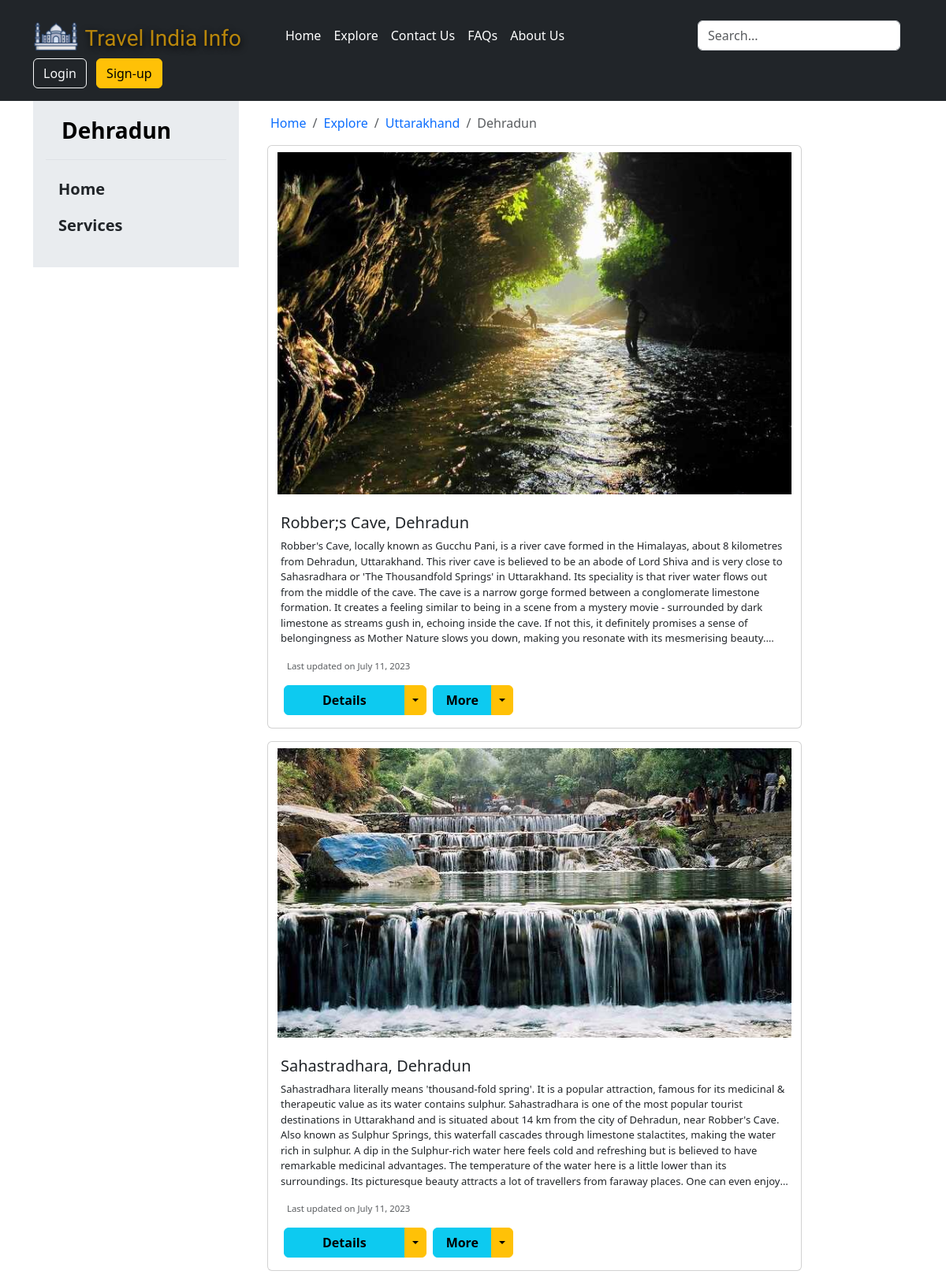
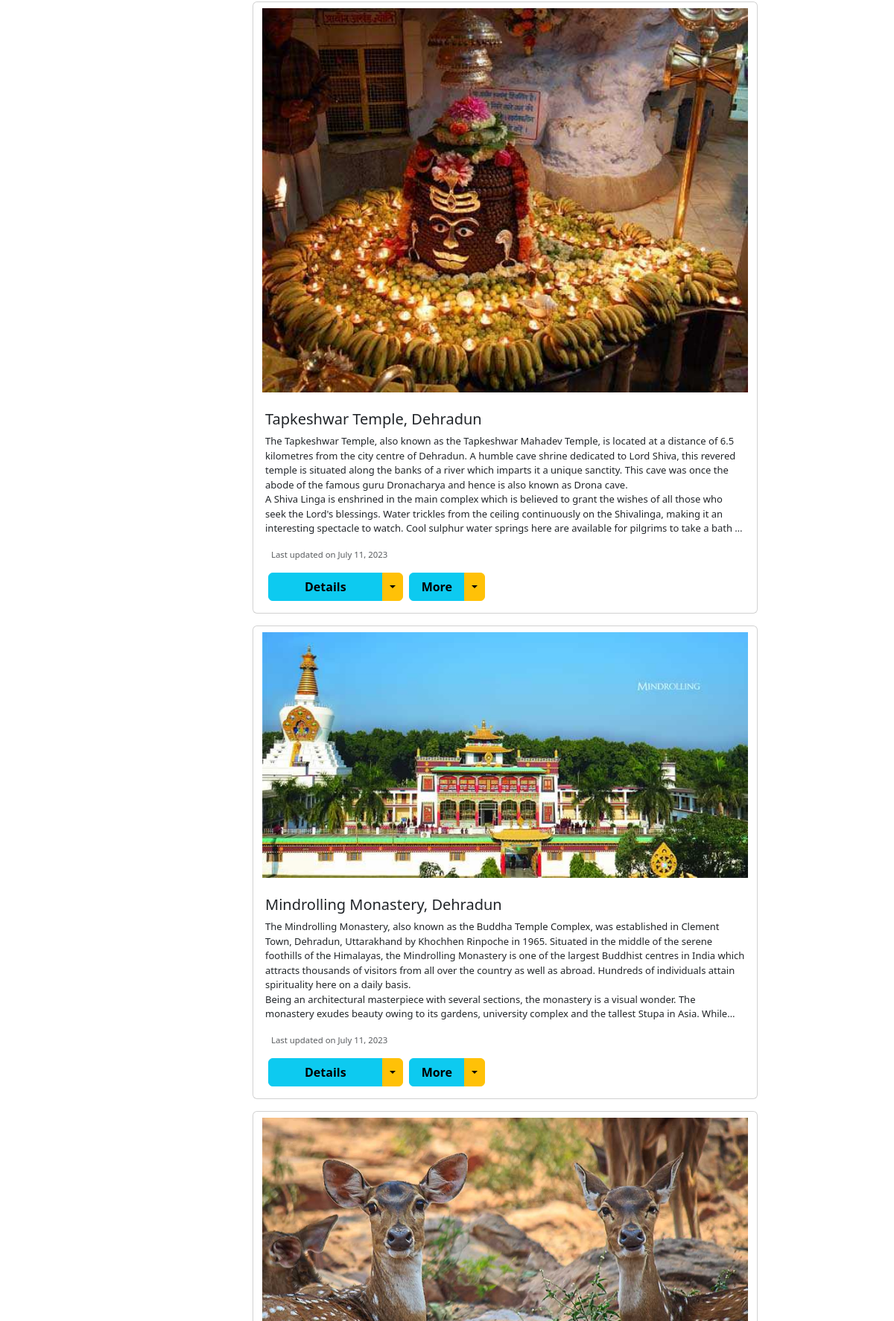
Screenshot of /dehradun/ (upper part) with the database file from the repository (2 pictures, top to bottom).
### Uttarakhand/models.py (models this page shows, shortened)
class Dehradun(models.Model):
    place_id = models.AutoField(primary_key=True)
    Image = models.ImageField(upload_to="Uttarakhand/images", default="")
    Place_name = models.CharField(max_length=70)
    Sub_heading = models.CharField(max_length=300, default="")
    Desc = models.TextField(default="")
    Best_Time = models.CharField(max_length=100, default="")
    Avoid_Time = models.CharField(max_length=100, default="")
    Ideal_Duration = models.CharField(max_length=50, default="")
    Category = models.CharField(max_length=50, default="")
    More = models.TextField(default="")
    Pub_date = models.DateField()

### TIInfo/views.py (the view)
# urls.py: path('dehradun/',views.DEHRADUN,name="dehradun"),
def DEHRADUN(request):
    dehradundata = Dehradun.objects.all()
    data = {'title' : 'Travel India Info | Dehradun',
        "dehradundata" : dehradundata}
    return render(request, "Uttarakhand/DEHRADUN.html" , data)

### templates/Uttarakhand/DEHRADUN.html (shortened to what this page needs)
{% extends 'base.html' %}
{% block section %}
<section>
    <div class="container">
        <div class="row">
            <div class="col-lg-3">
                <div class="p-3 bg-body-secondary">
                    <a href="{% url 'dehradun' %}" class="d-flex align-items-center pb-3 mb-3 link-body-emphasis text-decoration-none border-bottom">
                        <svg class="bi pe-none" width="20" height="24"></svg>
                        <span class="fs-3 fw-semibold">Dehradun<br></span>
                    </a>
                    <ul class="list-unstyled ps-0">
                        <li class="mb-1">
                            <button class="btn btn-toggle d-inline-flex align-items-center rounded border-0 collapsed px-3 fs-5 fw-semibold" data-bs-toggle="collapse" data-bs-target="#home-collapse" aria-expanded="false">
                                Home
                            </button>
                        </li>
                        <li class="mb-1">
                            <button class="btn btn-toggle d-inline-flex align-items-center rounded border-0 collapsed px-3 fs-5 fw-semibold" data-bs-toggle="collapse" data-bs-target="#services-collapse" aria-expanded="false">
                                Services
                            </button>
                        </li>
                    </ul>
                </div>
            </div>
            <div class="col-lg-9">
                <nav aria-label="breadcrumb">
                    <ol class="breadcrumb m-3">
                        <li class="breadcrumb-item"><a href="{% url 'homepage' %}" class="text-decoration-none">Home</a></li>
                        <li class="breadcrumb-item"><a href="{% url 'explore' %}" class="text-decoration-none">Explore</a></li>
                        <li class="breadcrumb-item"><a href="{% url 'uttarakhand' %}" class="text-decoration-none">Uttarakhand</a></li>
                        <li class="breadcrumb-item active" aria-current="page">Dehradun</li>
                    </ol>
                </nav>
                <div class="container">
                    {% for i in dehradundata %}
                    <div class="card mb-3" style="max-width:84%;">
                        <img src="/media/{{i.Image}}" class="card-img-top my-2 container" alt="Image Error" style="max-width:100%;">
                        <div class="card-body">
                            <h5 class="card-title">{{i.Place_name}}</h5>
                            <p class="card-text" style="font-size: 13px;">
                                {{i.Desc | safe}}
                            </p>
                            <p class="mx-2" style="font-size: 13px;">
                                <small class="text-body-secondary">Last updated on {{i.Pub_date}}</small>
                            </p>
                            <div class="d-flex flex-wrap align-items-center">
                                <div class="btn-group mx-1">
                                    <button type="button" class="btn btn-info px-5 fs-6 fw-semibold mb-2 mb-lg-0">Details</button>
                                    <button type="button" class="btn btn-warning dropdown-toggle dropdown-toggle-split mb-2 mb-lg-0" data-bs-toggle="dropdown" aria-expanded="false">
                                    </button>
                                </div>
                                <div class="btn-group mx-1">
                                    <button type="button" class="btn btn-info px-3 fs-6 fw-semibold">More</button>
                                    <button type="button" class="btn btn-warning dropdown-toggle dropdown-toggle-split" data-bs-toggle="dropdown" aria-expanded="false">
                                    </button>
                                </div>
                            </div>
                        </div>
                    </div>
                    {% endfor %}
                </div>
            </div>
        </div>
    </div>
</section>
{% endblock %}

### static/css/TIstyle.css (style rules this page uses)
.card-text { font-size: 13px; max-height: 200px; overflow-x: hidden; overflow-y: scroll hidden; text-overflow: ellipsis; display:-webkit-box; -webkit-line-clamp: 7; -webkit-box-orient: vertical; }

### rows the page displays
Dehradun: Image (picture), Place_name "Robber;s Cave, Dehradun", Desc "Robber's Cave, locally known as Gucchu Pani, is a river cave formed in the Himalayas, about 8 kilometres from Dehradun, Uttarakhand. This river cave is believed to be an abode of Lord Shiva and is very close to Sahasradhara or 'The Thousandfold Springs' in Uttarakhand. Its speciality is that river water flows out from the middle of the cave. The cave is a narrow gorge formed between a conglomerate limestone formation. It creates a feeling similar to being in a scene from a mystery movie - surrounded by dark limestone as streams gush in, echoing inside the cave. If not this, it definitely promises a sense of belongingness as Mother Nature slows you down, making you resonate with its…", Pub_date "July 11, 2023"
Dehradun: Image (picture), Place_name "Sahastradhara, Dehradun", Desc "Sahastradhara literally means 'thousand-fold spring'. It is a popular attraction, famous for its medicinal & therapeutic value as its water contains sulphur. Sahastradhara is one of the most popular tourist destinations in Uttarakhand and is situated about 14 km from the city of Dehradun, near Robber's Cave. Also known as Sulphur Springs, this waterfall cascades through limestone stalactites, making the water rich in sulphur. A dip in the Sulphur-rich water here feels cold and refreshing but is believed to have remarkable medicinal advantages. The temperature of the water here is a little lower than its surroundings. Its picturesque beauty attracts a lot of travellers from faraway places.…", Pub_date "July 11, 2023"
Dehradun: Image (picture), Place_name "Tapkeshwar Temple, Dehradun", Desc "The Tapkeshwar Temple, also known as the Tapkeshwar Mahadev Temple, is located at a distance of 6.5 kilometres from the city centre of Dehradun. A humble cave shrine dedicated to Lord Shiva, this revered temple is situated along the banks of a river which imparts it a unique sanctity. This cave was once the abode of the famous guru Dronacharya and hence is also known as Drona cave. A Shiva Linga is enshrined in the main complex which is believed to grant the wishes of all those who seek the Lord's blessings. Water trickles from the ceiling continuously on the Shivalinga, making it an interesting spectacle to watch. Cool sulphur water springs here are available for pilgrims to take a bath…", Pub_date "July 11, 2023"
Dehradun: Image (picture), Place_name "Mindrolling Monastery, Dehradun", Desc "The Mindrolling Monastery, also known as the Buddha Temple Complex, was established in Clement Town, Dehradun, Uttarakhand by Khochhen Rinpoche in 1965. Situated in the middle of the serene foothills of the Himalayas, the Mindrolling Monastery is one of the largest Buddhist centres in India which attracts thousands of visitors from all over the country as well as abroad. Hundreds of individuals attain spirituality here on a daily basis. Being an architectural masterpiece with several sections, the monastery is a visual wonder. The monastery exudes beauty owing to its gardens, university complex and the tallest Stupa in Asia.…", Pub_date "July 11, 2023"
Dehradun: Image (picture)
